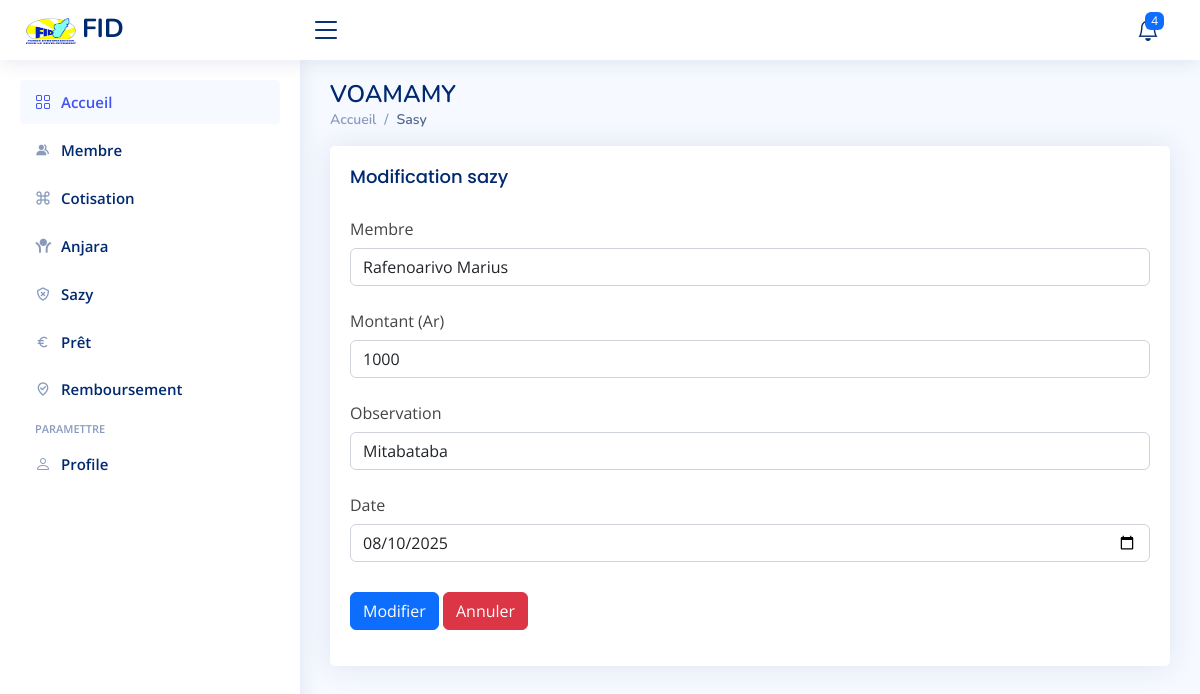
The app's page /index.php/vm_controller/sazy/modifier/1 with its own data.
### tables this page shows
CREATE TABLE `sazy` (
  `ID_sazy` int(11) NOT NULL,
  `ID_membre` int(11) NOT NULL,
  `Observation` text NOT NULL,
  `Montant` decimal(10,0) NOT NULL,
  `Date` date NOT NULL
);

CREATE TABLE `membre` (
  `ID_membre` int(10) NOT NULL,
  `Nom` varchar(50) NOT NULL,
  `Prenom` varchar(50) NOT NULL
);

### application/controllers/vm_controller.php (called while the page is built, shortened)
<?php
class vm_controller extends CI_Controller {
    public function __construct() {
        $this->load->model('vm_model');
        $this->load->library(['form_validation', 'session']);
        $this->load->helper(['url', 'form']);
    }
public function sazy($action = null, $ID_sazy = null){
    $this->load->model('vm_model');
    $data = [];
    if ($action === 'modifier' && !empty($ID_sazy)) {
        $data['sazy'] = $this->vm_model->get_sazy($ID_sazy);
        $data['membre'] = $this->vm_model->membre();
        $this->load->view('modif_sazy_view', $data);
        return;
    }
    $data['sazy'] = $this->vm_model->sazy();
    $data['membre'] = $this->vm_model->membre();
    $this->load->view('sazy_view', $data);
}
}

### index.php (called while the page is built, shortened)
<?php
require_once BASEPATH.'core/CodeIgniter.php';

### application/models/vm_model.php (called while the page is built, shortened)
<?php
class Vm_model extends CI_Model {
    public function get_sazy($ID_sazy) {
        $query = $this->db->query("SELECT * FROM membre, sazy WHERE membre.ID_membre= sazy.ID_membre and sazy.ID_sazy = '$ID_sazy' ");
        return $query->row();
    }
}
?>

### application/views/modif_sazy_view.php (the view, shortened to what this page needs)
  <main id="main" class="main">
<div class="pagetitle">
  <h1>VOAMAMY</h1>
  <nav>
    <ol class="breadcrumb">
      <li class="breadcrumb-item"><a href="<?php echo base_url().'index.php/vm_controller/index'; ?>">Accueil</a></li>
      <li class="breadcrumb-item active">Sasy</li>
    </ol>
  </nav>
</div>
<section class="section">
      <div class="card">
        <div class="card-body">
          <h5 class="card-title">Modification sazy</h5>
          <form id="form" class="form-material" method="POST" action="<?php echo base_url().'index.php/vm_controller/sazy'; ?>">
            <div class="row mb-3">
              <label for="inputText" class="col-sm-3 col-form-label">Membre</label>
              <div class="col-sm-12">
                <select name="ID_membre" class="form-control" required>
                <option value="<?= $sazy->ID_membre ?>"><?= $sazy->Nom.' '.$sazy->Prenom  ?></option>
              </select>
            </div>
            </div>
                <div class="row mb-3">
                    <label for="inputNumber" class="col-sm-4 col-form-label">Montant (Ar)</label>
                    <div class="col-sm-12">
                    <input type="number" name="Montant" value="<?= $sazy->Montant ?>" class="form-control" placeholder ="Montant d'un sazy">
                    </div>
                </div>
                <div class="row mb-3">
                    <label for="inputNumber" class="col-sm-4 col-form-label">Observation</label>
                    <div class="col-sm-12">
                    <input type="text" name="Observation" value="<?= $sazy->Observation?>" class="form-control" placeholder ="Observation">
                    </div>
                </div>
                <div class="row mb-3">
                    <label for="inputNumber" class="col-sm-4 col-form-label">Date </label>
                    <div class="col-sm-12">
                    <input type="date" name="Date"  value="<?= $sazy->Date ?>"class="form-control" placeholder ="nombre">
                    </div>
                </div>
            <div class="row mb-3">
              <label class="col-sm-2 col-form-label"></label>
              <div class="col-sm-12">
              <button type="submit" id="submit"  name="submit" class="btn btn-primary">Modifier</button>
                    <a href="<?php echo base_url().'index.php/vm_controller/sazy';?>"class="btn btn-danger">Annuler</a>
              </div>
            </div>
          </form>
        </div>
      </div>
</section>
</main>

### assets/css/style.css (style rules this page uses)
:root { scroll-behavior: smooth; }
a { color: #4154f1; text-decoration: none; }
h1, h2, h3, h4, h5, h6 { font-family: "Nunito", sans-serif; }
#main { margin-top: 60px; padding: 20px 30px; transition: all 0.3s; }
.pagetitle { margin-bottom: 10px; }
.pagetitle h1 { font-size: 24px; margin-bottom: 0; font-weight: 600; color: #012970; }
.card { margin-bottom: 30px; border: none; border-radius: 5px; box-shadow: 0px 0 30px rgba(1, 41, 112, 0.1); }
.card-title { padding: 20px 0 15px 0; font-size: 18px; font-weight: 500; color: #012970; font-family: "Poppins", sans-serif; }
.card-body { padding: 0 20px 20px 20px; }
.breadcrumb { font-size: 14px; font-family: "Nunito", sans-serif; color: #899bbd; font-weight: 600; }
.breadcrumb a { color: #899bbd; transition: 0.3s; }
.breadcrumb .breadcrumb-item::before { color: #899bbd; }
.breadcrumb .active { color: #51678f; font-weight: 600; }
@media (min-width: 1200px) { #main, #footer { margin-left: 300px; } }

### records on screen
sazy: ID_membre "Rafenoarivo Marius", Montant "1000", Observation "Mitabataba", Date "08/10/2025"
